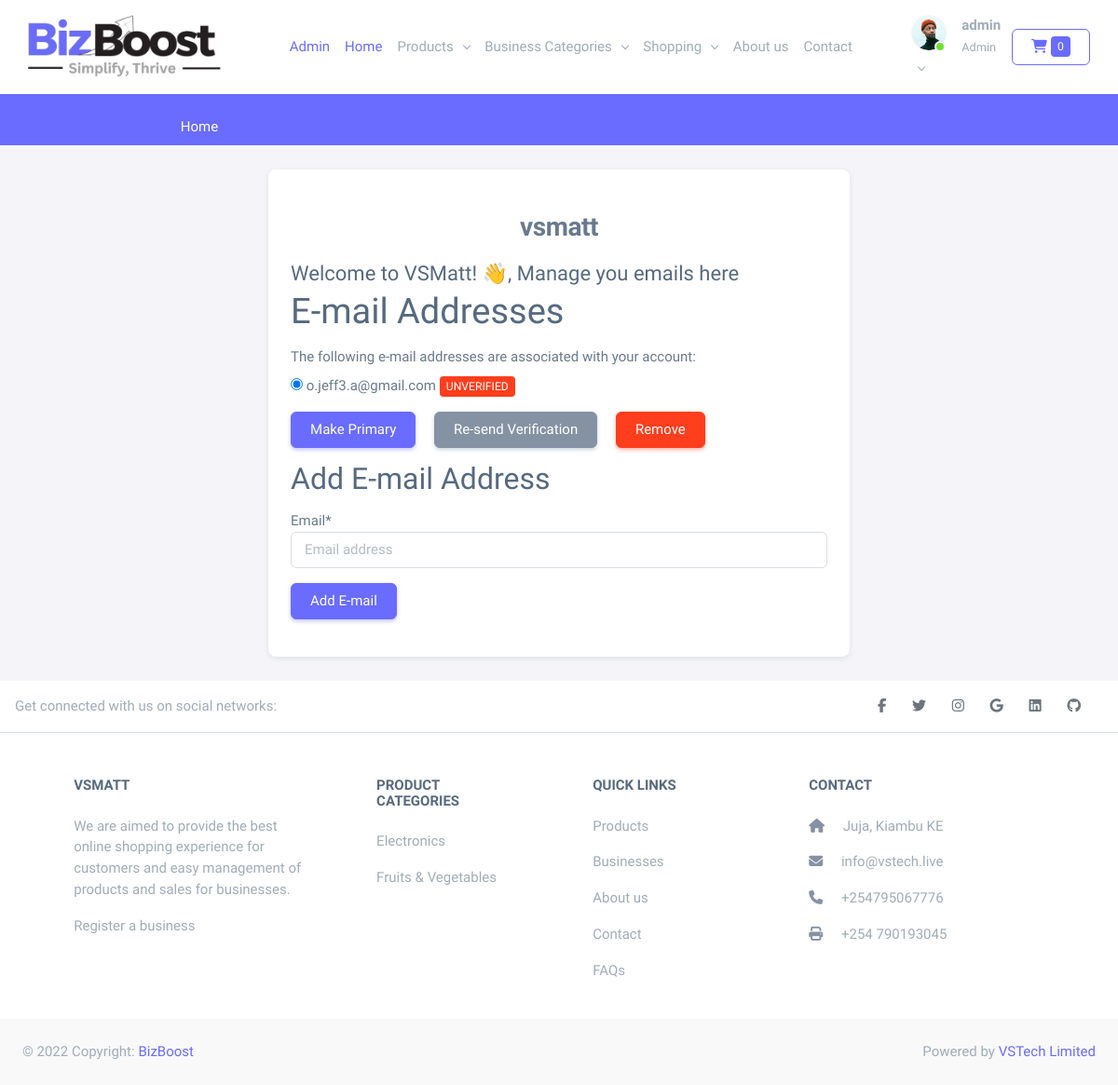
The page /accounts/email/ (signed in) on the database as committed earlier.
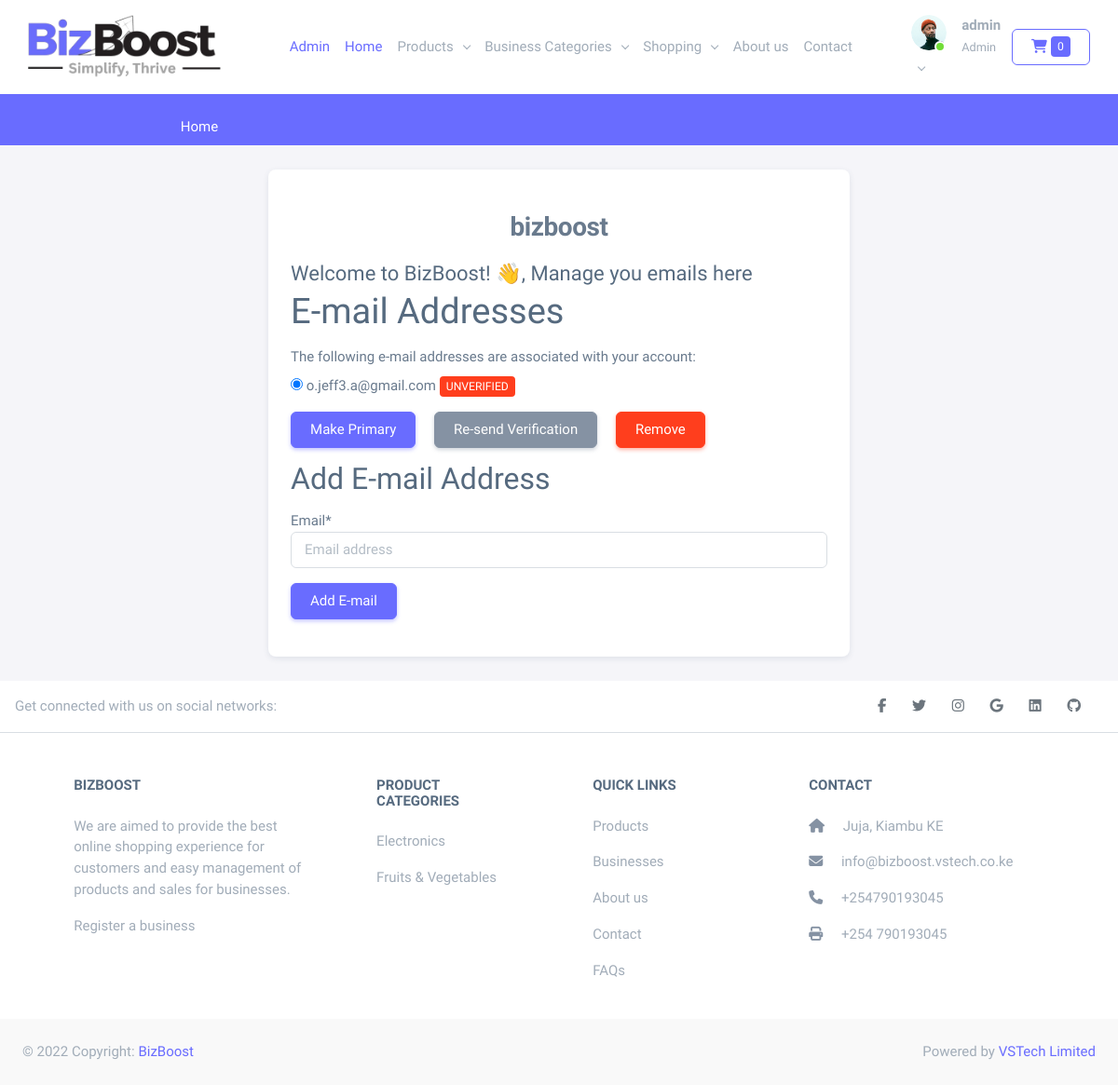
The same page on the database as committed later.
### core/models.py (models this page shows, shortened)
class Vsmatt(models.Model):
    title = models.CharField(max_length=255)
    logo = models.ImageField(upload_to='uploads/vsmatt/logo', blank=True, null=True)
    about_us = models.TextField(blank=True, null=True)
    phone_number = PhoneNumberField(blank=True, null=True)
    twitter = models.URLField(blank=True, null=True)
    facebook = models.URLField(blank=True, null=True)
    linkedin = models.URLField(blank=True, null=True)
    instagram = models.URLField(blank=True, null=True)
    github = models.URLField(blank=True, null=True)
    email = models.EmailField(blank=True, null=True)
    address = models.CharField(blank=True, null=True, max_length=256)
    set_current = models.BooleanField(default=False)
    longitude = models.DecimalField(max_digits=22, decimal_places=16, default=37.0106327842076)
    latitude = models.DecimalField(max_digits=22, decimal_places=16, default=-1.1139084362152138)
    def __str__(self):
        return self.title

### business/context_processor.py (called while the page is built)
def business_categories(request):
    return {'business_categories': BusinessCategory.objects.all()}

### business/models.py (called while the page is built)
    def __str__(self):
        return self.title

    def get_absolute_url(self):
        return reverse('business:category', args=[self.slug])

### cart/cart.py (called while the page is built)
    def __len__(self):
        return sum(item['quantity'] for item in self.cart.values())

### cart/context_processor.py (called while the page is built)
def cart(request):
    return {'cart': Cart(request)}

### core/context_processor.py (called while the page is built)
def vsmatt(request):
    return {'vsmatt': Vsmatt.objects.filter(set_current=True).first()}

### products/context_processor.py (called while the page is built)
def product_categories(request):
    return {"product_categories": ProductCategory.objects.all()}

### products/models.py (called while the page is built)
    def __str__(self):
        return self.title

    def get_absolute_url(self):
        return reverse(
            'products:category',
            args=[
                self.slug
            ])

### templates/account/email.html (shortened to what this page needs)
{% extends "base.html" %}
{% load crispy_forms_tags %}
{% load i18n %}
{% block content %}
<div class="container">
  <div class="authentication-wrapper authentication-basic container-p-y">
    <div class="authentication-inner row align-items-center justify-content-center">
      <div class="col-xl-7">
        <div class="card">
          <div class="card-body">
            <div class="app-brand justify-content-center my-4">
              <a href="/" class="app-brand-link gap-2">
                <span class="app-brand-text demo text-body fw-bolder">{{vsmatt | default:"BizBoost" }}</span>
              </a>
            </div>
            <h4 class="mb-2">Welcome to {{vsmatt | default:"BizBoost" }}! 👋, Manage you emails here</h4>
              <h1>{% trans "E-mail Addresses" %}</h1>
              {% if user.emailaddress_set.all %}
              <p class="my-2">{% trans 'The following e-mail addresses are associated with your account:' %}</p>
              <form action="{% url 'account_email' %}" class="email_list" method="post">
                  <fieldset class="blockLabels">
                    {% for emailaddress in user.emailaddress_set.all %}
                      <div class="ctrlHolder">
                            <label for="email_radio_{{forloop.counter}}" class="{% if emailaddress.primary %}primary_email{%endif%}">
                              <input id="email_radio_{{forloop.counter}}" type="radio" name="email" {% if emailaddress.primary or user.emailaddress_set.count == 1 %}checked="checked"{%endif %} value="{{emailaddress.email}}"/>
                              {{ emailaddress.email }}
                              {% if emailaddress.verified %}
                                <span class="verified badge bg-success">{% trans "Verified" %}</span>
                              {% else %}
                                <span class="unverified badge bg-danger">{% trans "Unverified" %}</span>
                              {% endif %}
                            </label>
                      </div>
                    {% endfor %}
              <div class="buttonHolder my-3">
                    <button class="secondaryAction btn btn-primary me-3" type="submit" name="action_primary" >{% trans 'Make Primary' %}</button>
                    <button class="secondaryAction btn btn-secondary me-3" type="submit" name="action_send" >{% trans 'Re-send Verification' %}</button>
                    <button class="primaryAction btn btn-danger me-3" type="submit" name="action_remove" >{% trans 'Remove' %}</button>
              </div>
              </fieldset>
              </form>
              {% else %}
              <p><strong>{% trans 'Warning:'%}</strong> {% trans "You currently do not have any e-mail address set up. You should really add an e-mail address so you can receive notifications, reset your password, etc." %}</p>
              {% endif %}
                {% if can_add_email %}
                  <h2>{% trans "Add E-mail Address" %}</h2>
                  <form method="post" action="{% url 'account_email' %}" class="add_email">
                      {{ form|crispy }}
                      <button name="action_add" type="submit" class="btn btn-primary my-3">{% trans "Add E-mail" %}</button>
                  </form>
                {% endif %}
            </div>
          </div>
        </div>
      </div>
    </div>
  </div>
{% endblock %}

### templates/partials/footer.html (shortened to what the changed rows need)
<footer class="text-center text-lg-start bg-white text-muted">
    <section class="">
      <div class="container text-center text-md-start mt-5">
        <div class="row mt-3">
          <div class="col-md-3 col-lg-4 col-xl-3 mx-auto mb-4">
            <h6 class="text-uppercase fw-bold mb-4">
              {{ vsmatt | default:"BizBoost" }}
            </h6>
            <p>
              We are aimed to provide the best online shopping experience for customers and easy management of products and sales for businesses.
              <p><a href="{% url 'business:register_business' %}" class="text-reset">Register a business</a></p>
            </p>
          </div>
          <div class="col-md-4 col-lg-3 col-xl-3 mx-auto mb-md-0 mb-4">
            <h6 class="text-uppercase fw-bold mb-4">Contact</h6>
            <p><i class="fas fa-home me-3 text-secondary"></i> {{vsmatt.address | default:"Juja KE 52106-00100"}} </p>
            <p>
              <i class="fas fa-envelope me-3 text-secondary"></i>
              {{vsmatt.email | default:"info@bizboost.vstech.co.ke"}}
            </p>
            <p><i class="fas fa-phone me-3 text-secondary"></i> {{ vsmatt.phone_number | default:"+25490193045"}} </p>
            <p><i class="fas fa-print me-3 text-secondary"></i> +254 790193045</p>
          </div>
        </div>
      </div>
    </section>
  </footer>

Rows that differ between the two databases and show on the page:
changed Vsmatt "Juja, Kiambu KE": title "vsmatt" → "bizboost"; title "VSMatt" → "BizBoost"; title "VSMATT" → "BIZBOOST"; email "info@vstech.live" → "info@bizboost.vstech.co.ke"; phone_number "+254795067776" → "+254790193045"
